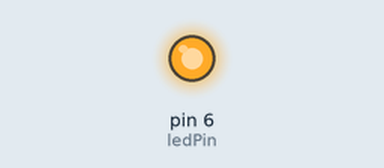
Bench run of a sketch on a simulated Arduino Uno, built with avr-gcc and run on an emulated ATmega328P. Parts: output pins drawn as LEDs (lit = HIGH).

Above: at 0.8 s.
At 4.6 s:
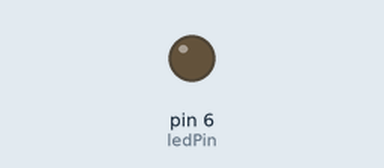
Timing chart, 0 to 6.8 s (numbered marks = the images above):
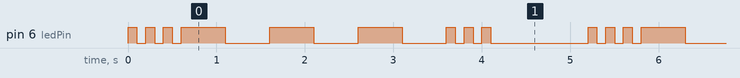

The sketch:

SOS.ino
```cpp
int ledPin = 6 ;
int dit = 100;
int dah = 500;

void setup() {
  // put your setup code here, to run once:
  pinMode(ledPin, OUTPUT);

}

void loop() {
  // put your main code here, to run repeatedly:
  // Red Led - blinks 5 times

  // S - in SOS
  digitalWrite(ledPin, HIGH);
  delay(dit);
  digitalWrite(ledPin, LOW);
  delay(dit);
  digitalWrite(ledPin, HIGH);
  delay(dit);
    digitalWrite(ledPin, LOW);
  delay(dit);
   digitalWrite(ledPin, HIGH);
  delay(dit);
    digitalWrite(ledPin, LOW);
  delay(dit);

  // 0 - IN SOS

    digitalWrite(ledPin, HIGH);
  delay(dah);
  digitalWrite(ledPin, LOW);
  delay(dah);
  digitalWrite(ledPin, HIGH);
  delay(dah);
    digitalWrite(ledPin, LOW);
  delay(dah);
   digitalWrite(ledPin, HIGH);
  delay(dah);
    digitalWrite(ledPin, LOW);
  delay(dah);


  // S - in SOS
  digitalWrite(ledPin, HIGH);
  delay(dit);
  digitalWrite(ledPin, LOW);
  delay(dit);
  digitalWrite(ledPin, HIGH);
  delay(dit);
    digitalWrite(ledPin, LOW);
  delay(dit);
   digitalWrite(ledPin, HIGH);
  delay(dit);
    digitalWrite(ledPin, LOW);
  delay(dit);

    delay(1000);


}
```

Measured:
- by itself, pin 6 (ledPin): repeats every 5.2 s: 2 × (LOW 0.10 s, HIGH 0.10 s), LOW 0.10 s, 3 × (HIGH 0.50 s, LOW 0.50 s), 2 × (HIGH 0.10 s, LOW 0.10 s), HIGH 0.10 s, LOW 1.1 s, HIGH 0.10 s
- by itself, everything shown: repeats every 5.2 s, in 18 steps
